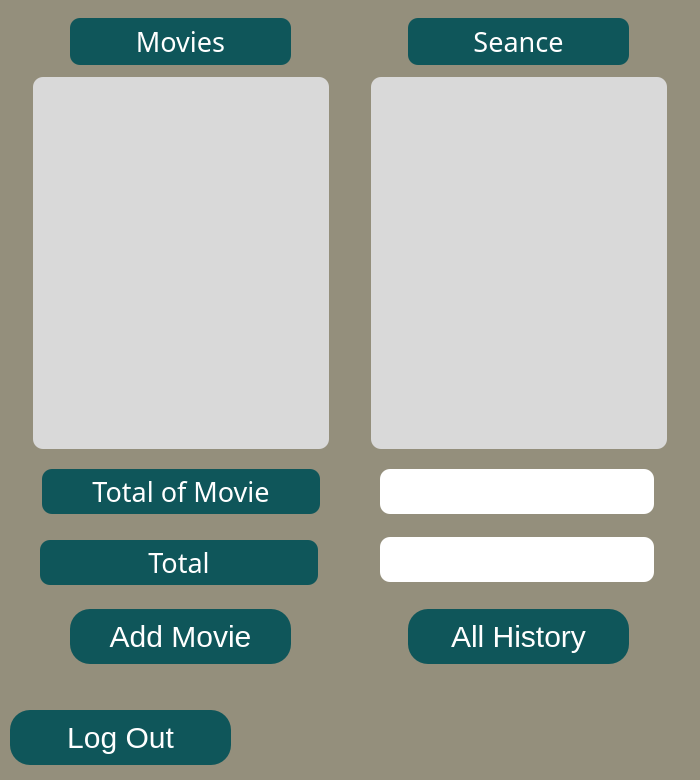
<?xml version="1.0" encoding="UTF-8"?>
<ui version="4.0">
 <class>Form</class>
 <widget class="QWidget" name="Form">
  <property name="geometry">
   <rect>
    <x>0</x>
    <y>0</y>
    <width>700</width>
    <height>780</height>
   </rect>
  </property>
  <property name="windowTitle">
   <string>main (Admin)</string>
  </property>
  <property name="styleSheet">
   <string notr="true">background-color: rgb(148, 143, 124);</string>
  </property>
  <widget class="QLabel" name="label_3">
   <property name="geometry">
    <rect>
     <x>42</x>
     <y>469</y>
     <width>278</width>
     <height>45</height>
    </rect>
   </property>
   <property name="font">
    <font>
     <family>Book Antiqua</family>
    </font>
   </property>
   <property name="styleSheet">
    <string notr="true">background-color: rgb(15, 86, 90);
border-radius: 10px;</string>
   </property>
   <property name="text">
    <string>&lt;html&gt;&lt;head/&gt;&lt;body&gt;&lt;p align=&quot;center&quot;&gt;&lt;span style=&quot; font-size:20pt; color:#ffffff;&quot;&gt;Total of Movie&lt;/span&gt;&lt;/p&gt;&lt;/body&gt;&lt;/html&gt;</string>
   </property>
  </widget>
  <widget class="QLabel" name="label_4">
   <property name="geometry">
    <rect>
     <x>40</x>
     <y>540</y>
     <width>278</width>
     <height>45</height>
    </rect>
   </property>
   <property name="font">
    <font>
     <family>Book Antiqua</family>
    </font>
   </property>
   <property name="styleSheet">
    <string notr="true">background-color: rgb(15, 86, 90);
border-radius: 10px;</string>
   </property>
   <property name="text">
    <string>&lt;html&gt;&lt;head/&gt;&lt;body&gt;&lt;p align=&quot;center&quot;&gt;&lt;span style=&quot; font-size:20pt; color:#ffffff;&quot;&gt;Total&lt;/span&gt;&lt;/p&gt;&lt;/body&gt;&lt;/html&gt;</string>
   </property>
  </widget>
  <widget class="QLabel" name="label">
   <property name="geometry">
    <rect>
     <x>70</x>
     <y>18</y>
     <width>221</width>
     <height>47</height>
    </rect>
   </property>
   <property name="font">
    <font>
     <family>Book Antiqua</family>
    </font>
   </property>
   <property name="styleSheet">
    <string notr="true">background-color: rgb(15, 86, 90);
border-radius: 10px;</string>
   </property>
   <property name="text">
    <string>&lt;html&gt;&lt;head/&gt;&lt;body&gt;&lt;p align=&quot;center&quot;&gt;&lt;span style=&quot; font-size:20pt; color:#ffffff;&quot;&gt;Movies&lt;/span&gt;&lt;/p&gt;&lt;/body&gt;&lt;/html&gt;</string>
   </property>
  </widget>
  <widget class="QLineEdit" name="total_text">
   <property name="geometry">
    <rect>
     <x>380</x>
     <y>537</y>
     <width>274</width>
     <height>45</height>
    </rect>
   </property>
   <property name="styleSheet">
    <string notr="true">background-color: rgb(255, 255, 255);
border-radius: 10px;</string>
   </property>
  </widget>
  <widget class="QListWidget" name="seance_list">
   <property name="geometry">
    <rect>
     <x>371</x>
     <y>77</y>
     <width>296</width>
     <height>372</height>
    </rect>
   </property>
   <property name="styleSheet">
    <string notr="true">background-color: rgb(217, 217, 217);
border-radius: 10px;</string>
   </property>
  </widget>
  <widget class="QLabel" name="label_2">
   <property name="geometry">
    <rect>
     <x>408</x>
     <y>18</y>
     <width>221</width>
     <height>47</height>
    </rect>
   </property>
   <property name="font">
    <font>
     <family>Book Antiqua</family>
    </font>
   </property>
   <property name="styleSheet">
    <string notr="true">background-color: rgb(15, 86, 90);
border-radius: 10px;</string>
   </property>
   <property name="text">
    <string>&lt;html&gt;&lt;head/&gt;&lt;body&gt;&lt;p align=&quot;center&quot;&gt;&lt;span style=&quot; font-size:20pt; color:#ffffff;&quot;&gt;Seance&lt;/span&gt;&lt;/p&gt;&lt;/body&gt;&lt;/html&gt;</string>
   </property>
  </widget>
  <widget class="QPushButton" name="all_history">
   <property name="geometry">
    <rect>
     <x>408</x>
     <y>609</y>
     <width>221</width>
     <height>55</height>
    </rect>
   </property>
   <property name="font">
    <font>
     <pointsize>-1</pointsize>
    </font>
   </property>
   <property name="styleSheet">
    <string notr="true">QPushButton:hover{
	background-color: rgb(23, 137, 143);
	color: rgb(255, 255, 255);
	font-size: 30px;
	border-radius: 20px
}
QPushButton:pressed{
	background-color:rgb(14, 85, 89);
	color: rgb(255, 255, 255);
	font-size: 30px;
	border-radius: 20px
}
QPushButton{
background-color: rgb(15, 86, 90);
color: rgb(255, 255, 255);
font-size: 30px;
border-radius: 20px
}
</string>
   </property>
   <property name="text">
    <string>All History</string>
   </property>
  </widget>
  <widget class="QListWidget" name="movie_list">
   <property name="geometry">
    <rect>
     <x>33</x>
     <y>77</y>
     <width>296</width>
     <height>372</height>
    </rect>
   </property>
   <property name="styleSheet">
    <string notr="true">background-color: rgb(217, 217, 217);
border-radius: 10px;</string>
   </property>
  </widget>
  <widget class="QPushButton" name="add_movie">
   <property name="geometry">
    <rect>
     <x>70</x>
     <y>609</y>
     <width>221</width>
     <height>55</height>
    </rect>
   </property>
   <property name="font">
    <font>
     <pointsize>-1</pointsize>
    </font>
   </property>
   <property name="styleSheet">
    <string notr="true">QPushButton:hover{
	background-color: rgb(23, 137, 143);
	color: rgb(255, 255, 255);
	font-size: 30px;
	border-radius: 20px
}
QPushButton:pressed{
	background-color:rgb(14, 85, 89);
	color: rgb(255, 255, 255);
	font-size: 30px;
	border-radius: 20px
}
QPushButton{
background-color: rgb(15, 86, 90);
color: rgb(255, 255, 255);
font-size: 30px;
border-radius: 20px
}
</string>
   </property>
   <property name="text">
    <string>Add Movie</string>
   </property>
  </widget>
  <widget class="QLineEdit" name="totalofmovie_text">
   <property name="geometry">
    <rect>
     <x>380</x>
     <y>469</y>
     <width>274</width>
     <height>45</height>
    </rect>
   </property>
   <property name="styleSheet">
    <string notr="true">background-color: rgb(255, 255, 255);
border-radius: 10px;</string>
   </property>
  </widget>
  <widget class="QPushButton" name="log_out">
   <property name="geometry">
    <rect>
     <x>10</x>
     <y>710</y>
     <width>221</width>
     <height>55</height>
    </rect>
   </property>
   <property name="font">
    <font>
     <pointsize>-1</pointsize>
    </font>
   </property>
   <property name="styleSheet">
    <string notr="true">QPushButton:hover{
	background-color: rgb(23, 137, 143);
	color: rgb(255, 255, 255);
	font-size: 30px;
	border-radius: 20px
}
QPushButton:pressed{
	background-color:rgb(14, 85, 89);
	color: rgb(255, 255, 255);
	font-size: 30px;
	border-radius: 20px
}
QPushButton{
background-color: rgb(15, 86, 90);
color: rgb(255, 255, 255);
font-size: 30px;
border-radius: 20px
}
</string>
   </property>
   <property name="text">
    <string>Log Out</string>
   </property>
  </widget>
 </widget>
 <resources/>
 <connections/>
</ui>
